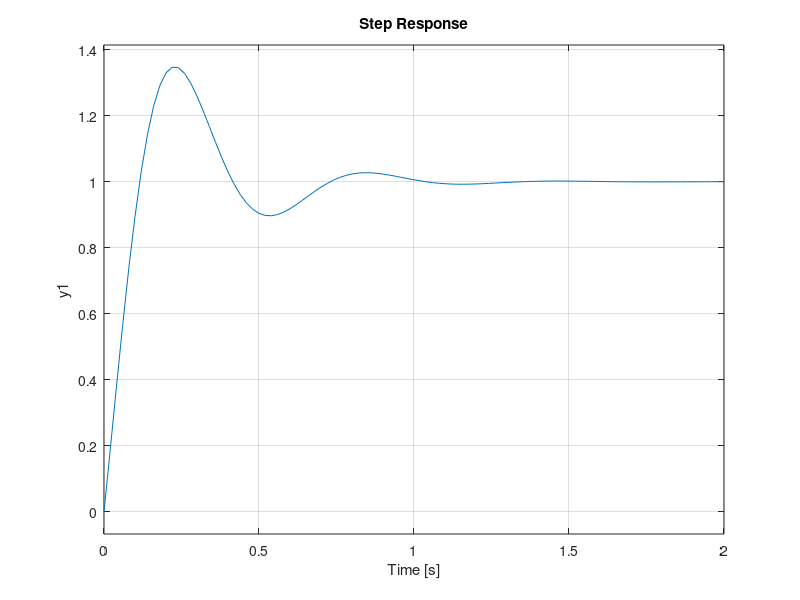
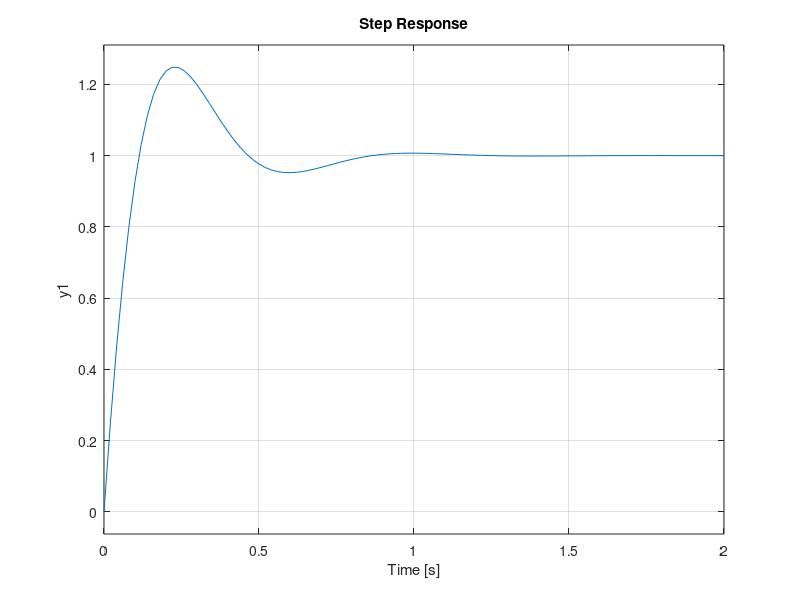

These figures' MATLAB source, in order:
%Questao 3 método 1
close all;
clear all;
clc;

S=tf('s');
%Insira a G(S) abaixo:
G=@(S) 10/((S+1)*(S+5));
G(S)

%Polos sem compensação
PolosSemComp = pole(G(S))

%Como só tem polos reias e nao tem polo na origem, podemos usar o metodo 1
L = 0.106
T = 1.62 - L
%1.2*T/L   |        2L      |    0.5*L

Kp = 1.2*T/L
Ti = 2*L
Td = 0.5*L

C = @(S) minreal(Kp*( 1 + (1/(Ti*S)) + (Td*S)));
C(S)

%Simulação (pega o sobressinal daqui)
step(feedback(C(S)*G(S), 1))
hold()
figure()

%Para diminuir o MP aumentamos o Td
Td = 0.075

C = @(S) minreal(Kp*( 1 + (1/(Ti*S)) + (Td*S)));
C(S)

%Nova simulação (pega o sobressinal daqui)
step(feedback(C(S)*G(S), 1))


